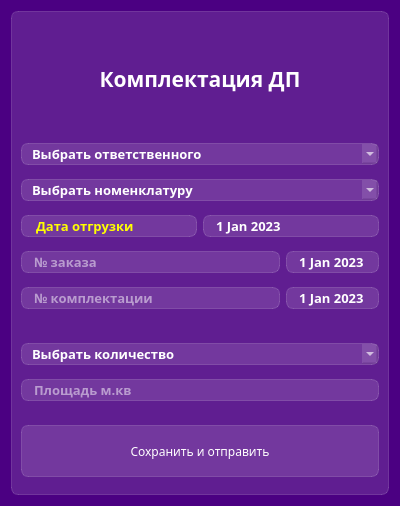
<?xml version="1.0" encoding="UTF-8"?>
<ui version="4.0">
 <class>Dialog</class>
 <widget class="QDialog" name="Dialog">
  <property name="geometry">
   <rect>
    <x>0</x>
    <y>0</y>
    <width>400</width>
    <height>506</height>
   </rect>
  </property>
  <property name="windowTitle">
   <string>Equipment</string>
  </property>
  <property name="styleSheet">
   <string notr="true">background-color: #4B0082;
font-family: Roboto LT;</string>
  </property>
  <layout class="QVBoxLayout" name="verticalLayout_2">
   <item>
    <widget class="QFrame" name="frame">
     <property name="styleSheet">
      <string notr="true">background-color: rgba(255,255,255,30);
border: 1px solid rgba(255,255,255,40);
border-radius: 7px;</string>
     </property>
     <property name="frameShape">
      <enum>QFrame::StyledPanel</enum>
     </property>
     <property name="frameShadow">
      <enum>QFrame::Raised</enum>
     </property>
     <layout class="QVBoxLayout" name="verticalLayout">
      <item>
       <widget class="QLabel" name="lb_equipment">
        <property name="maximumSize">
         <size>
          <width>16777215</width>
          <height>100</height>
         </size>
        </property>
        <property name="styleSheet">
         <string notr="true">color: white;
font-weight: bold;
font-size: 16pt;
background-color: none;
border: none;




</string>
        </property>
        <property name="text">
         <string>Комплектация ДП</string>
        </property>
        <property name="alignment">
         <set>Qt::AlignCenter</set>
        </property>
       </widget>
      </item>
      <item>
       <widget class="QComboBox" name="cb_responsible">
        <property name="cursor">
         <cursorShape>PointingHandCursor</cursorShape>
        </property>
        <property name="styleSheet">
         <string notr="true">QComboBox {
color: white;
font-size: 10pt;
font-weight: bold;
padding-left: 10px;
}

QComboBox:item {
color: black;
}

QComboBox:editable {
background: #9370DB;
}

QComboBox:on
{

color: white; 
background-color: #4B0082;

}</string>
        </property>
        <property name="placeholderText">
         <string>Выбрать ответственного</string>
        </property>
        <item>
         <property name="text">
          <string>Васильченко О.С</string>
         </property>
        </item>
        <item>
         <property name="text">
          <string>Шиповский Е.А</string>
         </property>
        </item>
       </widget>
      </item>
      <item>
       <widget class="QComboBox" name="cb_nomenclature">
        <property name="cursor">
         <cursorShape>PointingHandCursor</cursorShape>
        </property>
        <property name="styleSheet">
         <string notr="true">QComboBox {
color: white;
font-size: 10pt;
font-weight: bold;
padding-left: 10px;
}

QComboBox:item {
color: black;
}

QComboBox:editable {
background: #9370DB;
}

QComboBox:on
{
color: white; 
background-color: #4B0082;
}</string>
        </property>
        <property name="placeholderText">
         <string>Выбрать номенклатуру</string>
        </property>
        <item>
         <property name="text">
          <string>ДП 1.2</string>
         </property>
        </item>
        <item>
         <property name="text">
          <string>ДП 1.5</string>
         </property>
        </item>
       </widget>
      </item>
      <item>
       <layout class="QHBoxLayout" name="horizontalLayout">
        <item>
         <widget class="QLabel" name="label_6">
          <property name="styleSheet">
           <string notr="true">font-size: 10pt;
font-weight: bold;
color: #FFFF00;
padding-left: 10px;
</string>
          </property>
          <property name="text">
           <string>Дата отгрузки</string>
          </property>
         </widget>
        </item>
        <item>
         <widget class="QDateEdit" name="shippt_date">
          <property name="styleSheet">
           <string notr="true">font-size: 10pt;
font-weight: bold;
color: white;
padding-left: 10px;</string>
          </property>
          <property name="buttonSymbols">
           <enum>QAbstractSpinBox::NoButtons</enum>
          </property>
          <property name="date">
           <date>
            <year>2023</year>
            <month>1</month>
            <day>1</day>
           </date>
          </property>
         </widget>
        </item>
       </layout>
      </item>
      <item>
       <layout class="QHBoxLayout" name="horizontalLayout_2">
        <item>
         <widget class="QLineEdit" name="le_order_number">
          <property name="styleSheet">
           <string notr="true">font-size: 10pt;
font-weight: bold;
color: white;
padding-left: 10px;
</string>
          </property>
          <property name="placeholderText">
           <string>№ заказа</string>
          </property>
         </widget>
        </item>
        <item>
         <widget class="QDateEdit" name="date_order_number">
          <property name="styleSheet">
           <string notr="true">font-size: 10pt;
font-weight: bold;
color: white;
padding-left: 10px;</string>
          </property>
          <property name="buttonSymbols">
           <enum>QAbstractSpinBox::NoButtons</enum>
          </property>
          <property name="date">
           <date>
            <year>2023</year>
            <month>1</month>
            <day>1</day>
           </date>
          </property>
         </widget>
        </item>
       </layout>
      </item>
      <item>
       <layout class="QHBoxLayout" name="horizontalLayout_3">
        <item>
         <widget class="QLineEdit" name="le_number_equipment">
          <property name="styleSheet">
           <string notr="true">font-size: 10pt;
font-weight: bold;
color: white;
padding-left: 10px;
margin-bottom: 20px;
</string>
          </property>
          <property name="placeholderText">
           <string>№ комплектации</string>
          </property>
         </widget>
        </item>
        <item>
         <widget class="QDateEdit" name="date_equipment">
          <property name="styleSheet">
           <string notr="true">font-size: 10pt;
font-weight: bold;
color: white;
padding-left: 10px;
margin-bottom: 20px;</string>
          </property>
          <property name="buttonSymbols">
           <enum>QAbstractSpinBox::NoButtons</enum>
          </property>
          <property name="date">
           <date>
            <year>2023</year>
            <month>1</month>
            <day>1</day>
           </date>
          </property>
         </widget>
        </item>
       </layout>
      </item>
      <item>
       <layout class="QHBoxLayout" name="horizontalLayout_5">
        <item>
         <widget class="QComboBox" name="cb_choose_quantity">
          <property name="cursor">
           <cursorShape>PointingHandCursor</cursorShape>
          </property>
          <property name="styleSheet">
           <string notr="true">QComboBox {
color: white;
font-size: 10pt;
font-weight: bold;
padding-left: 10px;
}

QComboBox:item {
color: black;
}

QComboBox:editable {
background: #9370DB;
}

QComboBox:on
{
color: white; 
background-color: #4B0082;
}</string>
          </property>
          <property name="placeholderText">
           <string>Выбрать количество</string>
          </property>
          <item>
           <property name="text">
            <string>1 </string>
           </property>
          </item>
          <item>
           <property name="text">
            <string>2 </string>
           </property>
          </item>
          <item>
           <property name="text">
            <string>3</string>
           </property>
          </item>
          <item>
           <property name="text">
            <string>4</string>
           </property>
          </item>
          <item>
           <property name="text">
            <string>5</string>
           </property>
          </item>
          <item>
           <property name="text">
            <string>6</string>
           </property>
          </item>
          <item>
           <property name="text">
            <string>7</string>
           </property>
          </item>
          <item>
           <property name="text">
            <string>8</string>
           </property>
          </item>
          <item>
           <property name="text">
            <string>9</string>
           </property>
          </item>
          <item>
           <property name="text">
            <string>10</string>
           </property>
          </item>
          <item>
           <property name="text">
            <string>11</string>
           </property>
          </item>
          <item>
           <property name="text">
            <string>12</string>
           </property>
          </item>
          <item>
           <property name="text">
            <string>13</string>
           </property>
          </item>
          <item>
           <property name="text">
            <string>14</string>
           </property>
          </item>
          <item>
           <property name="text">
            <string>15</string>
           </property>
          </item>
         </widget>
        </item>
       </layout>
      </item>
      <item>
       <layout class="QHBoxLayout" name="horizontalLayout_4">
        <item>
         <widget class="QLineEdit" name="le_area_sq_m">
          <property name="styleSheet">
           <string notr="true">font-size: 10pt;
font-weight: bold;
color: white;
padding-left: 10px;</string>
          </property>
          <property name="placeholderText">
           <string>Площадь м.кв</string>
          </property>
         </widget>
        </item>
       </layout>
      </item>
      <item>
       <widget class="QPushButton" name="pushButton">
        <property name="cursor">
         <cursorShape>PointingHandCursor</cursorShape>
        </property>
        <property name="styleSheet">
         <string notr="true">QPushButton {
color: white;
background-color: rgba(255,255,255,30);
border: 1px solid  rgba(255,255,255,40);
border-radius: 7px;
width: 230px;
height: 50px;
margin-top: 10px;

}
QPushButton:hover {
background-color:  rgba(255,255,255,40);
}
QPushButton:pressed {
background-color:  rgba(255,255,255,70);
}</string>
        </property>
        <property name="text">
         <string>Сохранить и отправить</string>
        </property>
        <property name="icon">
         <iconset resource="../../../../res-new-window-rc.qrc">
          <normaloff>:/icon/icon/save_white_24dp.svg</normaloff>:/icon/icon/save_white_24dp.svg</iconset>
        </property>
        <property name="iconSize">
         <size>
          <width>24</width>
          <height>24</height>
         </size>
        </property>
       </widget>
      </item>
     </layout>
    </widget>
   </item>
  </layout>
 </widget>
 <resources>
  <include location="../../../../res-new-window-rc.qrc"/>
 </resources>
 <connections/>
</ui>
